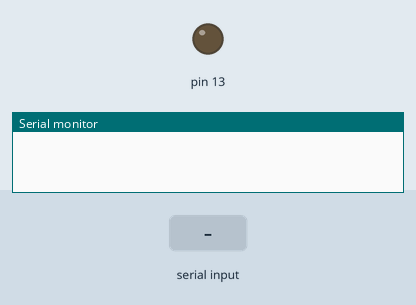
Recording of a sketch running on a simulated Arduino Uno, built with avr-gcc and run on an emulated ATmega328P. Parts: output pins drawn as LEDs (lit = HIGH), the last lines printed to the serial monitor. The inputs (shaded band) are chosen by the test bench.

Above: at 1.2 s.
1.3 s: "a" received over Serial
At 2.5 s:
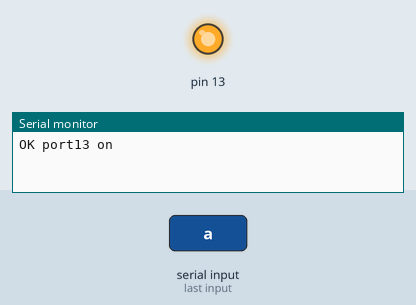
2.8 s: "b" received over Serial
At 3.7 s:
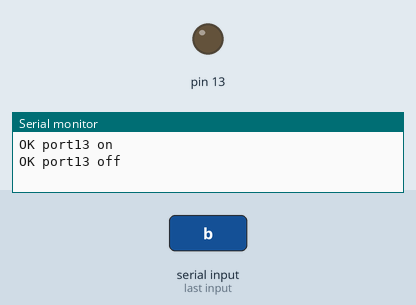
Timing chart, 0 to 5.8 s (numbered marks = the images above; inputs shaded):
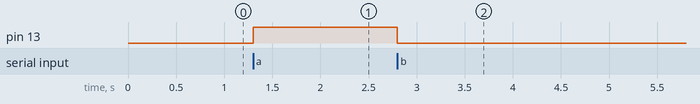

Measured:
- after the input at 1.3 s, pin 13: LOW → HIGH at once
- after the input at 2.8 s, pin 13: HIGH → LOW at once

The sketch:

serial_onoff.ino
```cpp
void setup() {
  // put your setup code here, to run once:
  Serial.begin(9600);
  pinMode(13,OUTPUT);

}

void loop() {

  if(Serial.available()) {

    byte code = Serial.read();

    if(code == 97) {

      digitalWrite(13,HIGH);
      Serial.println("OK port13 on");

    }
    else if(code == 98) {
      digitalWrite(13,LOW);
      Serial.println("OK port13 off");
    }

  }

  // put your main code here, to run repeatedly:

}
```
